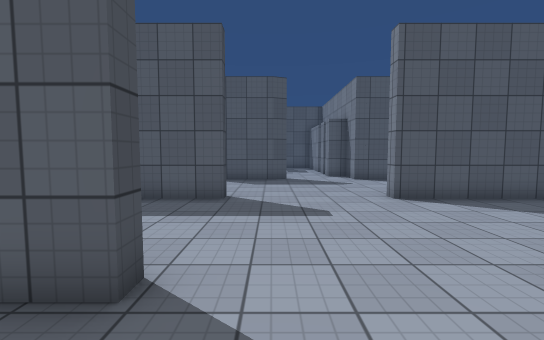
[1] (above)

21 first-person views from a walk through a Unity game level. The camera is 1.4 m above the floor, tilts 4° down and sees 90° across. Doors are open. The floor is counted in squares, 1 m on a side. Each view is taken from the middle of a square. On the plan, view 1 faces up. The plan holds only what a view shows up to about 13 squares ahead; the rest is blank. The player is left out. Surface patterns are stand-ins for the level's own textures.

[2]
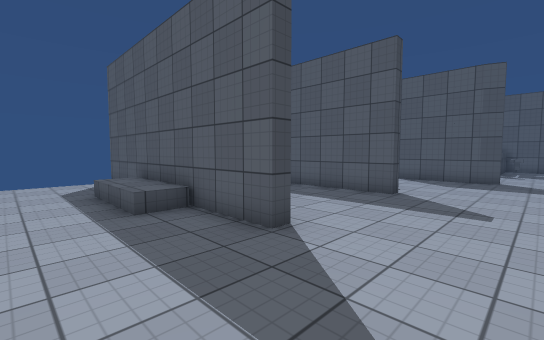

[3]
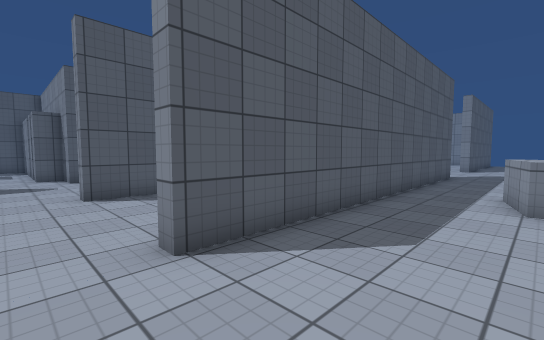

[4]
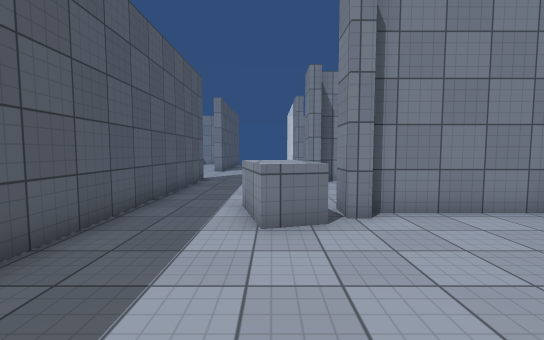

[5]
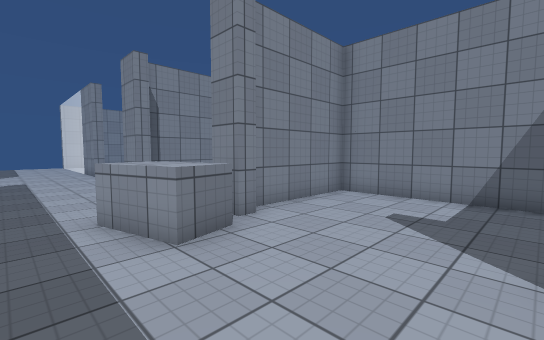

[6]
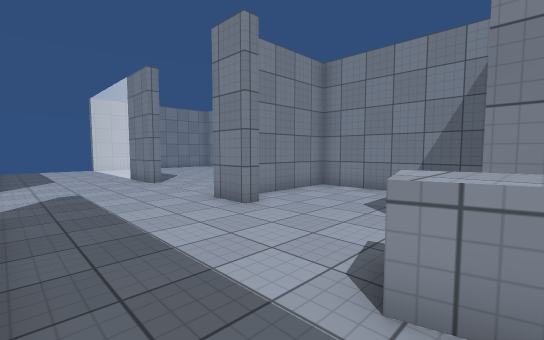

[7]
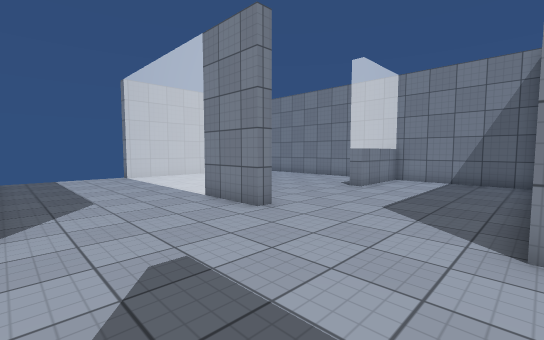

[8]
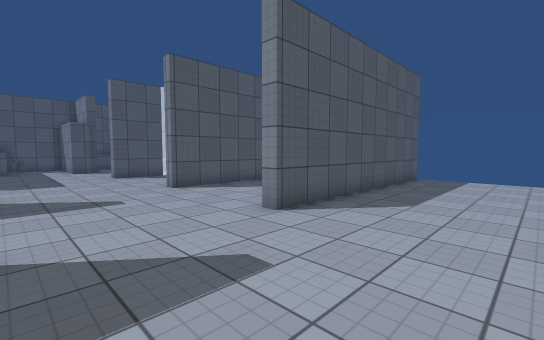

[9]
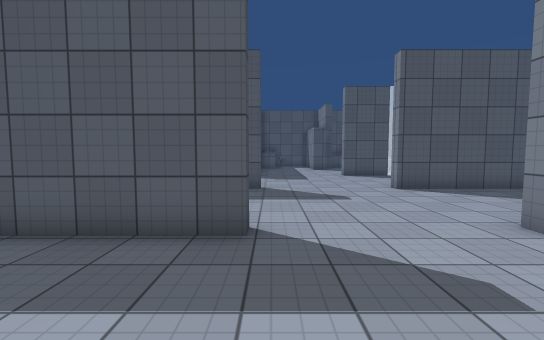

[10]
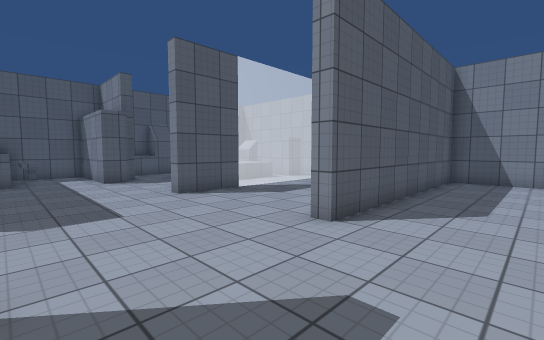

[11]
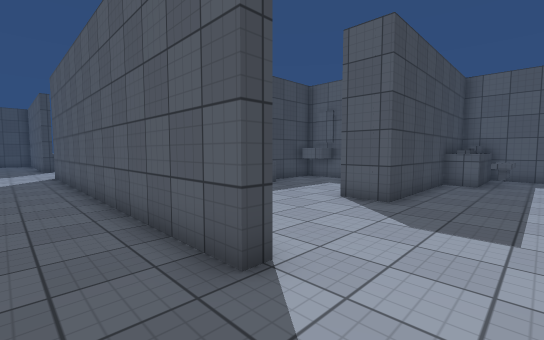

[12]
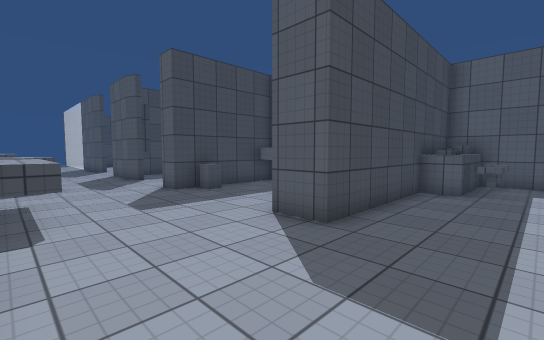

[13]
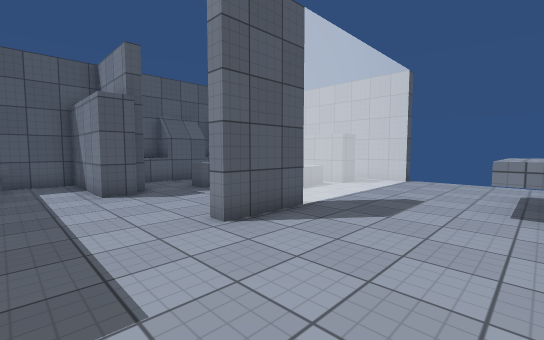

[14]
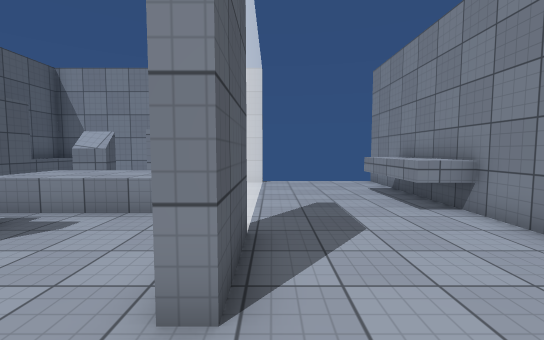

[15]
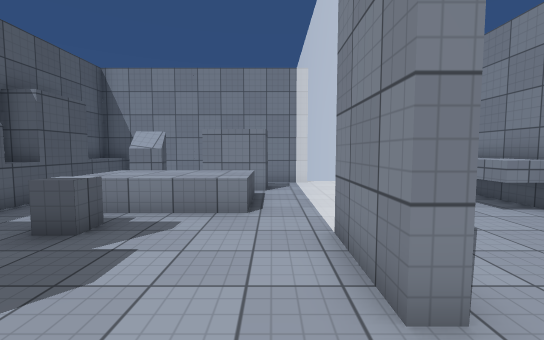

[16]
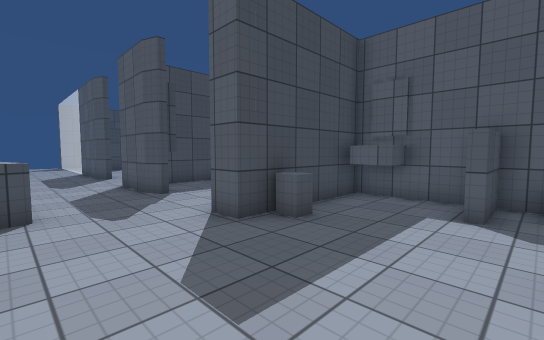

[17]
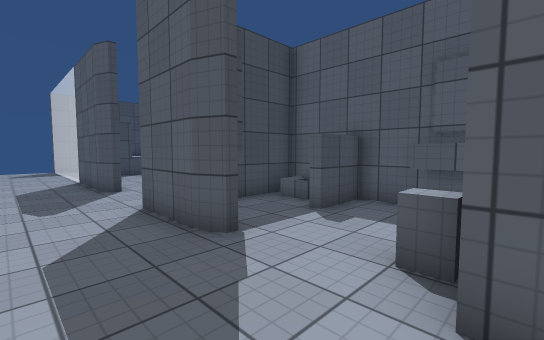

[18]
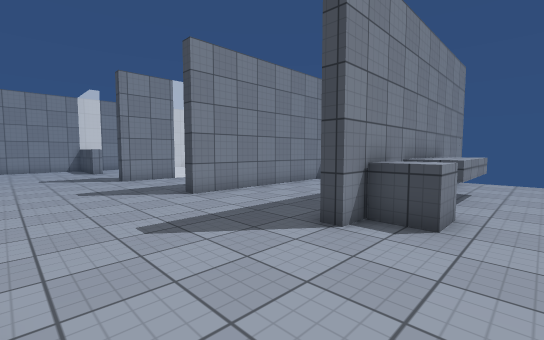

[19]
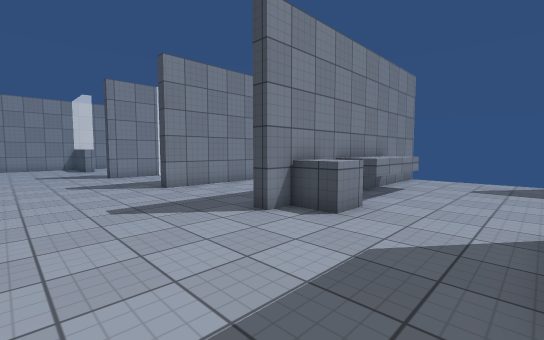

[20]
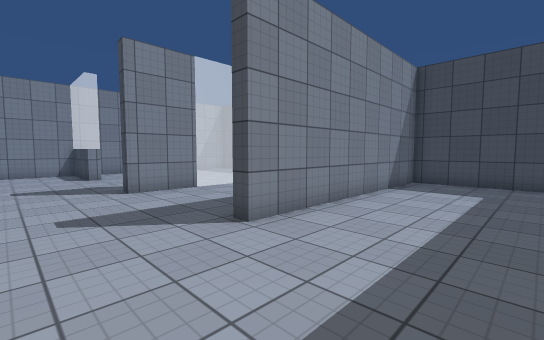

[21]
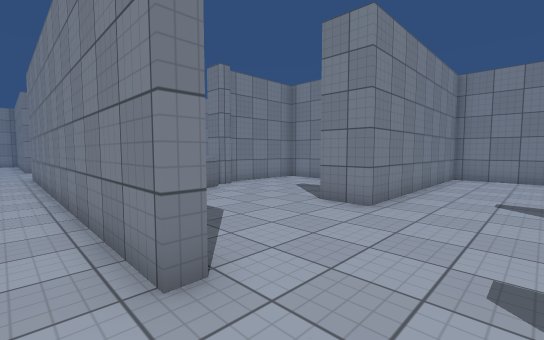

### Floor plan
Key: @ floor where view 1 was taken; # wall or solid block; x gap in a wall; . main floor; : floor 0.5 m higher than the main floor; / step, stairs or slope; D open door; ^ raised ledge; T thing the floor can be seen under or through.
Columns run from 11 left of view 1 to 34 right of it. Each row starts with its distance up from view 1.
 23                              #####  #   #
 22                              ##..#  ^# ^##^^#
 21                              #^^.#  ....    #
 20                              #^^.# ....^^ #.#
 19                ###############^..#D..^^^^.#x#
 18                #. #.^^ #^.#. #...#D..^^^^.  #
 17                #..#.. ###.#. #....DD..^^^.#
 16             ..##..... #..... #....DD..^^^.#
 15          .D...##.....^#^.... #....D.......###
 14         ##D#DDDD###DDD#DDDDD#DDDDDD##T      #
 13 D...........................................D
 12 D...........................................D
 11 D...........................................DD
 10 D...^^^.^.......   ^^..^^^.............^^^..D
  9 D..^ ^^#^^......    ^..^^^^...........^^^^ .D
  8 #########DDDDDDD#############DDDDDDD##########
  7 #........D.....D.............D.....D........#
  6 #........D.....DD............D.....D........#
  5 #........D.....DD            D.....D........#
  4 #........D.....D.............D.....D.
  3 #########DDDDDDD#############DDDDDDD#########
  2 D  /:::.....................................D
  1 D..////.....................................D
  0 D..........@................................DD
 -1 D....................^^^....................D
 -2       ...............^^.....................D
 -3         ##DDDDDD#DDDDD#DDDDD#DDDDDD###
 -4           D....# .....# .....#....D.
 -5           D....# .....#  ....#....DD.
 -6          .D....# .....#  ....#....DD..
 -7          .D....# .....#   ...#....D...
 -8           D....###############....D...
 -9            ....#              ....#..
-10             ...#              ....#
-11             ...#              ....#
-12             ####             ######

Positions as (right, up) in squares from view 1, and headings:
1: (0, 0), facing up
2: (2, -1), facing up-left
3: (2, -1), facing up-right
4: (5, -1), facing right
5: (6, 1), facing down-right
6: (11, 2), facing down-right
7: (18, 2), facing down-right
8: (19, -2), facing up-right
9: (19, -2), facing up
10: (19, 5), facing up-right
11: (21, 6), facing up-left
12: (21, 9), facing up-left
13: (20, 9), facing up-right
14: (21, 13), facing right
15: (21, 15), facing right
16: (16, 10), facing up-left
17: (11, 11), facing up-left
18: (3, 11), facing down-left
19: (3, 13), facing down-left
20: (2, 7), facing down-left
21: (1, 4), facing down-right
